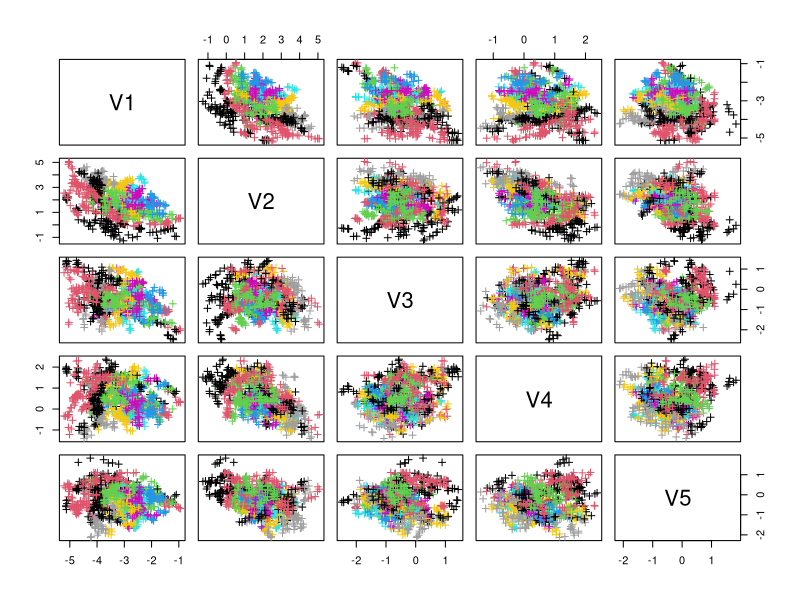

Here is the R script that generated this plot: (Note: this script raises an error after producing the figure.)
## ---- chunk 1
vowel <- read.table('vowel.data',header=FALSE)
names(vowel)[11]<-'class'
n<-nrow(vowel)
## ---- chunk 2
plot(vowel[,1:5],col=vowel[,11],pch=3)
## ---- chunk 3
ntrain<-round(2*n/3)
ntest<-n-ntrain
train<-sample(n,ntrain)
vowel.train<-vowel[train,]
vowel.test<-vowel[-train,]
## ---- chunk 4
fit.lda<- lda(class~.,data=vowel.train)
pred.lda<-predict(fit.lda,newdata=vowel.test)
perf <-table(vowel.test$class,pred.lda$class)
print(perf)
err.lda <- 1-sum(diag(perf))/ntest  # error rate
## ---- chunk 5
fit.qda<- qda(class~.,data=vowel.train)
pred.qda<-predict(fit.qda,newdata=vowel.test)
perf <-table(vowel.test$class,pred.qda$class)
print(perf)
err.qda <-1-sum(diag(perf))/ntest  # error rate
## ---- chunk 6
fit.nb<- naive_bayes(as.factor(class)~.,data=vowel.train)
pred.nb<-predict(fit.nb,newdata=vowel.test,type="class")
perf <-table(vowel.test$class,pred.nb)
print(perf)
err.nb <-1-sum(diag(perf))/ntest  # error rate
## ---- chunk 7
library(nnet)#for multinom
## ---- chunk 8
fit.logreg<- multinom(as.factor(class)~.,data=vowel.train)
pred.logreg<-predict(fit.logreg,newdata=vowel.test,type='class')
perf <-table(vowel.test$class,pred.logreg)
print(perf)
err.logreg <-1-sum(diag(perf))/ntest  # error rate
## ---- chunk 9
print(c(err.lda,err.qda,err.nb,err.logreg))
## ---- chunk 10
M<-10
ERR<-matrix(0,M,4)
for(i in 1:M){
  train<-sample(n,ntrain)
  vowel.train<-vowel[train,]
  vowel.test<-vowel[-train,]
  fit.lda<- lda(class~.,data=vowel.train)
  pred.lda<-predict(fit.lda,newdata=vowel.test)
  ERR[i,1]<-mean(vowel.test$class !=pred.lda$class)
  fit.qda<- qda(class~.,data=vowel.train)
  pred.qda<-predict(fit.qda,newdata=vowel.test)
  ERR[i,2]<-mean(vowel.test$class !=pred.qda$class)
  fit.nb<- naive_bayes(as.factor(class)~.,data=vowel.train)
  pred.nb<-predict(fit.nb,newdata=vowel.test,type="class")
  ERR[i,3]<-mean(vowel.test$class !=pred.nb)
  fit.logreg<- multinom(as.factor(class)~.,data=vowel.train)
  pred.logreg<-predict(fit.logreg,newdata=vowel.test,type='class',trace=FALSE)
  ERR[i,4]<-mean(vowel.test$class != pred.logreg)
}

boxplot(ERR,ylab="Test error rate",names=c("LDA","QDA","NB","LR"))
